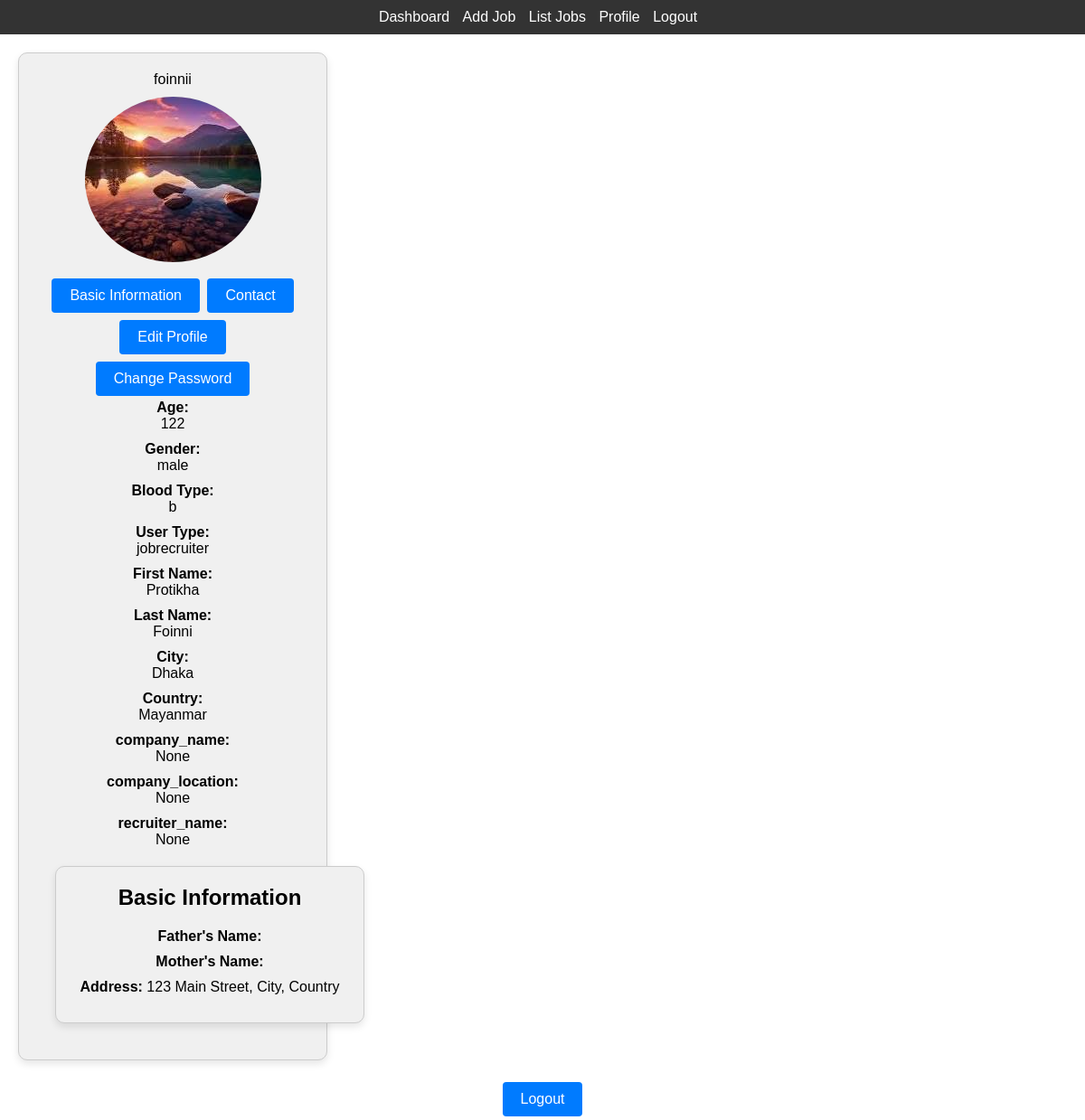
Screenshot of /basicinformationdata/ (signed in) with the database file from the repository.
### JobApp/models.py (models this page shows)
class customuser(AbstractUser):
    usertype=[
        ('jobrecruiter','jobrecruiter'),
        ('jobseeker','jobseeker'),
        ('viewer','viewer'),
    ]
    gender=[
        ('male','male'),
        ('female','female'),
        ('other','other'),
    ]
    blood=[
        ('a','a'),
        ('ab','ab'),
        ('b','b'),
        ('o','o'),
    ]
    age=models.CharField(max_length=100,null=True)
    gender=models.CharField(choices=gender,max_length=100,null=True)
    blood=models.CharField(choices=blood,max_length=100,null=True)
    usertype=models.CharField(choices=usertype,max_length=100,null=True)
    city=models.CharField(max_length=100,null=True)
    country=models.CharField(max_length=100,null=True)
    profile_photo=models.ImageField(upload_to='profilephoto')

class recruiterprofile(models.Model):
    myuser=models.OneToOneField(customuser,on_delete=models.CASCADE,null=True, related_name='RecruiterProfile')
    company_name=models.CharField(max_length=100,null=True)
    company_location=models.CharField(max_length=100,null=True)
    recruiter_name=models.CharField(max_length=100,null=True)

### Job_Portal_Project/views.py (the view)
# urls.py: path('basicinformationdata/',basicinformationdata,name="basicinformationdata"),
def basicinformationdata(request):
    return render(request,'basicinformationdata.html')

### Template/basicinformationdata.html (shortened to what this page needs)
{% extends 'profile.html' %}
{% block profilee %}
<!DOCTYPE html>
<html lang="en">
<head>
    <link rel="stylesheet" href="styles.css">
</head>
<body>
    <div>
        <div class="info-label">Age:</div>
        <div class="info-value">{{user.age}}</div>
        <div class="info-label">Gender:</div>
        <div class="info-value">{{user.gender}}</div>
        <div class="info-label">Blood Type:</div>
        <div class="info-value">{{user.blood}}</div>
        <div class="info-label">User Type:</div>
        <div class="info-value">{{user.usertype}}</div>
        <div class="info-label">First Name:</div>
        <div class="info-value">{{user.first_name}}</div>
        <div class="info-label">Last Name:</div>
        <div class="info-value">{{user.last_name}}</div>
        <div class="info-label">City:</div>
        <div class="info-value">{{user.city}}</div>
        <div class="info-label">Country:</div>
        <div class="info-value">{{user.country}}</div>
    {% if user.RecruiterProfile %}
        <div class="info-label">company_name:</div>
        <div class="info-value">{{ user.RecruiterProfile.company_name }}</div>
        <div class="info-label">company_location:</div>
        <div class="info-value">{{ user.RecruiterProfile.company_location }}</div>
        <div class="info-label">recruiter_name:</div>
        <div class="info-value">{{ user.RecruiterProfile.recruiter_name }}</div>
    {% endif %}
<div class="card">
    <h2>Basic Information</h2>
    <p><strong>Father's Name:</strong> </p>
    <p><strong>Mother's Name:</strong> </p>
    <p><strong>Address:</strong> 123 Main Street, City, Country</p>
</div>
</body>
</html>
{% endblock profilee %}

### Template/profile.html (shortened to what this page needs)
{% extends 'index.html' %}
{% block content %}
<!DOCTYPE html>
<html lang="en">
<head>
</head>
<body align="center">
<div align="center" class="card">
    <div align="center" class="info-value">{{user.username}}</div>
    <img src="/{{user.profile_photo}}" alt="Profile Photo">
    <button class="button">
        <a href="{% url 'basicinformationdata' %}">Basic Information</a>
    </button>
    <button class="button"><a href="{% url 'contactdata' %}">Contact</a></button>
    <button class="button"><a href="{% url 'editprofile' %}">Edit Profile</a></button>
    <button class="button">
        <a href="">Change Password</a>
    </button>
{% block profilee %}
{% endblock profilee %}
</div>
<button class="button"><a href="{% url 'signout' %}">Logout</a></button>
</body>
</html>
{% endblock content %}

### static/styles.css (style rules this page uses)
.card { width: 300px; background-color: #f0f0f0; padding: 20px; border-radius: 10px; box-shadow: 0 4px 8px rgba(0, 0, 0, 0.1); }
.card h2 { margin-top: 0; }
.card p { margin: 10px 0; }

### Template/index.html (style rules this page uses)
body { font-family: Arial, sans-serif; margin: 0; padding: 0; }
a { color: #fff; text-decoration: none; }

### Template/profile.html (style rules this page uses)
body { font-family: Arial, sans-serif; }
.card { max-width: 400px; border: 1px solid #ccc; border-radius: 5px; padding: 20px; margin: 20px; }
.card img { max-width: 100%; height: auto; border-radius: 50%; margin-bottom: 10px; }
.info-label { font-weight: bold; }
.info-value { margin-bottom: 10px; }
.button { display: inline-block; background-color: #007bff; border: none; color: white; padding: 10px 20px; text-align: center; text-decoration: none; display: inline-block; font-size: 16px; margin: 4px 2px; cursor: pointer; border-radius: 4px; }

### rows the page displays
customuser: username "foinnii", profile_photo (picture), age "122", gender "male", blood "b", usertype "jobrecruiter", first_name "Protikha", last_name "Foinni", city "Dhaka", country "Mayanmar", RecruiterProfile.company_name "None", RecruiterProfile.company_location "None", RecruiterProfile.recruiter_name "None"
